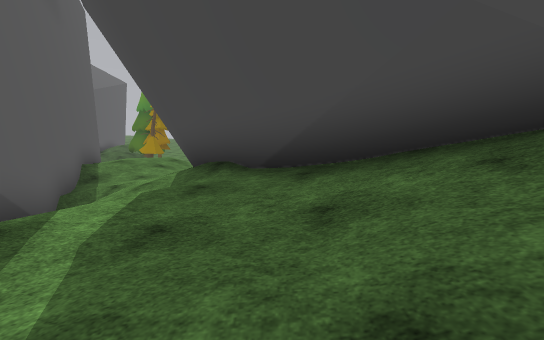
View 1 (above)

16 first-person views from a walk through a Unity game level. The camera is 1.4 m above the floor, tilts 6° down and sees 90° across. The floor is counted in squares, 2 m on a side. Each view is taken from the middle of a square. On the plan, view 1 faces up. The plan holds only what a view shows up to about 9 squares ahead; the rest is blank. The place goes on beyond the plan. Some surface patterns are stand-ins.

View 2
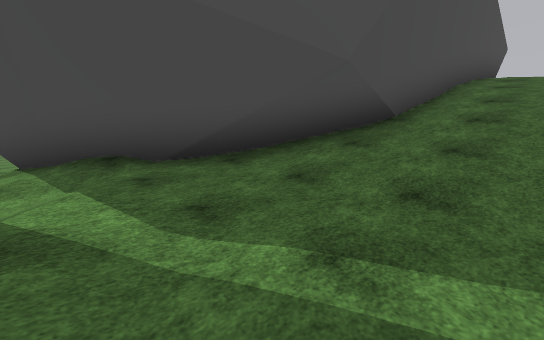

View 3
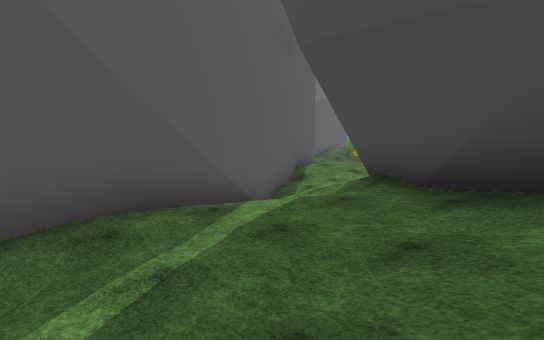

View 4
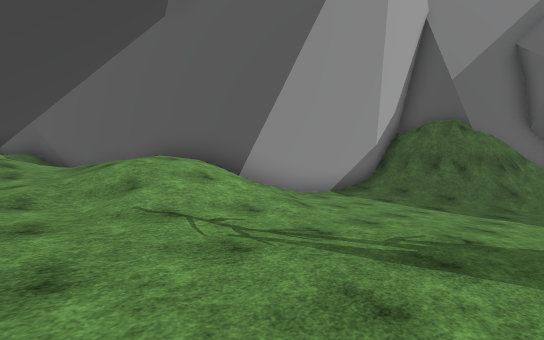

View 5
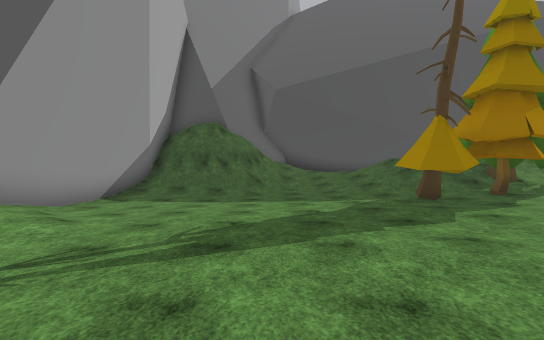

View 6
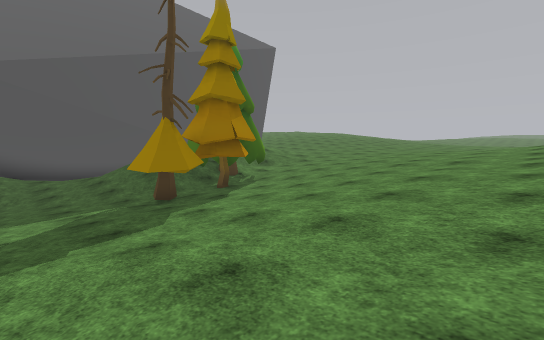

View 7
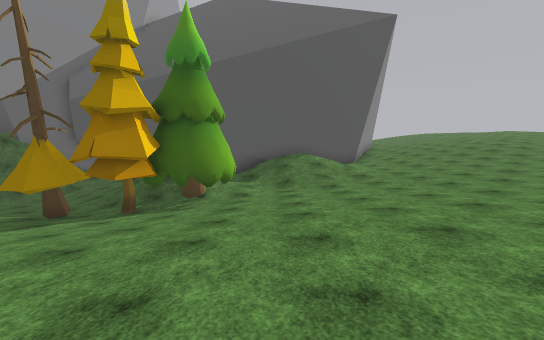

View 8
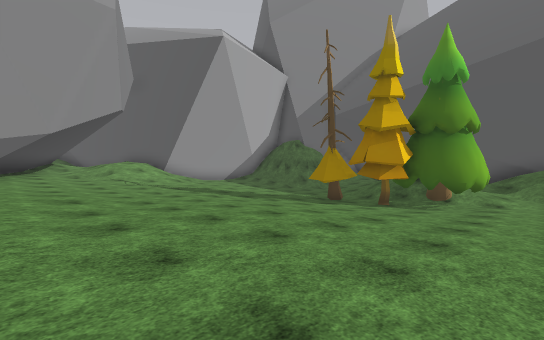

View 9
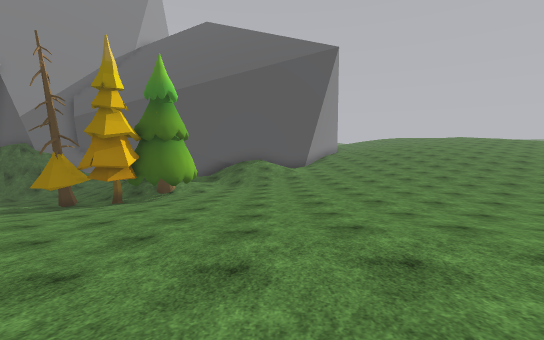

View 10
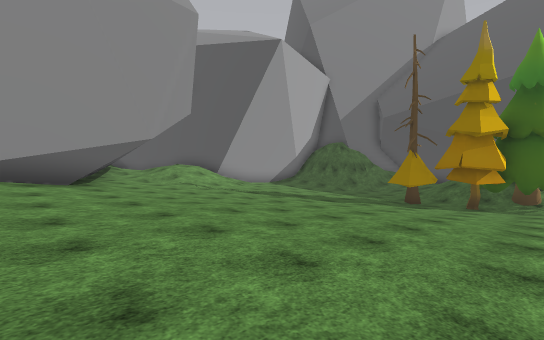

View 11
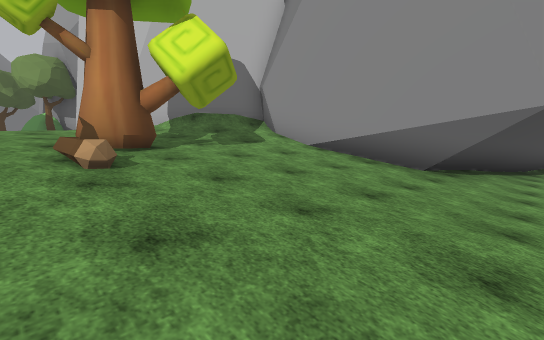

View 12
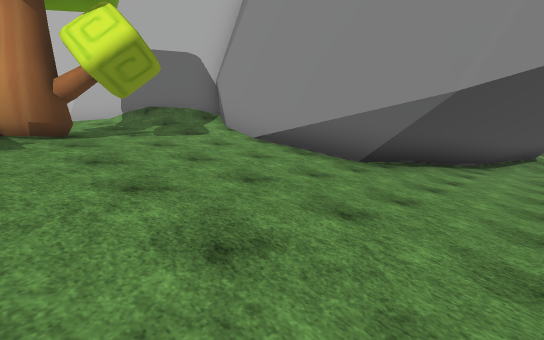

View 13
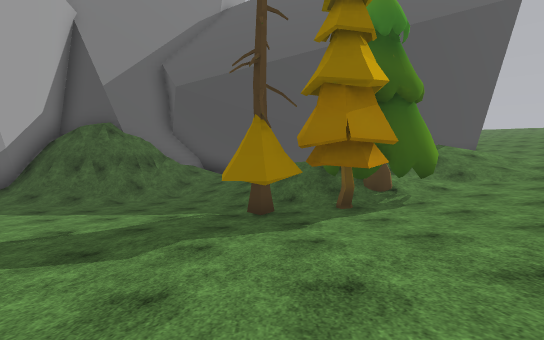

View 14
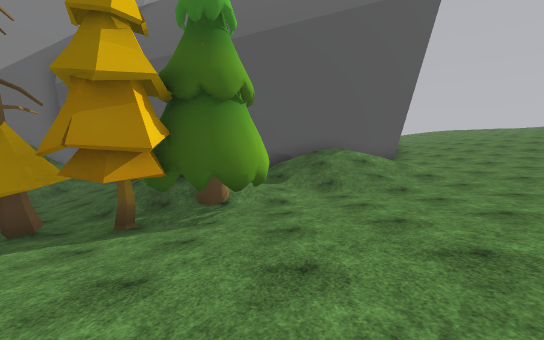

View 15
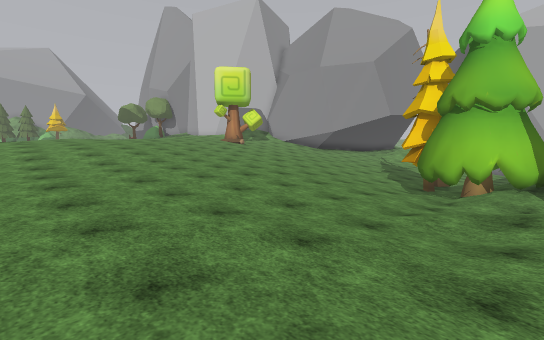

View 16
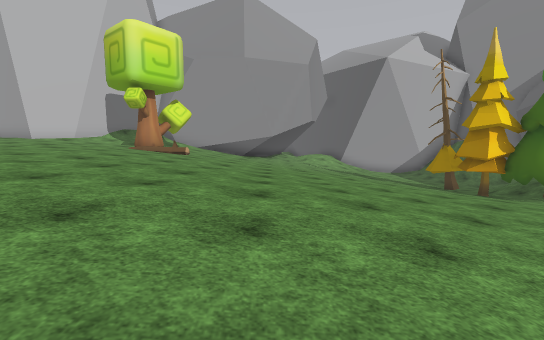

### Floor plan
Key: @ floor where view 1 was taken; # wall or solid block; . main floor; : floor 0.5 m higher than the main floor; - floor 0.5 m lower than the main floor; + floor 0.75 m higher than the main floor; _ floor 0.75 m lower than the main floor; * floor 1.25 m higher than the main floor; < floor 1.25 m lower than the main floor; % floor 1.5 m higher than the main floor; ( floor 1.5 m lower than the main floor; & floor 2 m higher than the main floor; ! floor 2 m lower than the main floor; $ floor 2.5 m higher than the main floor; ? floor 2.5 m lower than the main floor; / step, stairs or slope; T tree; O other object.
Columns run from 12 left of view 1 to 10 right of it. Each row starts with its distance up from view 1.
 30 ........::+++*
 29 ........::++**
 28 ........::++*%
 27 .----...:+++*%%
 26 /-__-....:++*%%%
 25 ///__-...:++*%%%%
 24 //____-..::++*%%%%
 23 /_T<___-..:+++%%%%%
 22  ###<__-..::++*%%%&&
 21  T##T<__-..:++*%%%&&
 20 .//(((__-..:++*%%%&$$
 19 ///!T(<__...+++O#%&&$
 18 //!!T(<__-..:++*T%&  ##
 17 ???!(((<__..:++*%%$/#
 16 ????!((<__-.:++*%//##
 15 /???!((<__-..++%///#
 14 /???!((<__-.########
 13 #/??!((<__-.##
 12 #/??!(/<__-.#
 11 #???!(//-__##
 10 #######///-##
  9       #../-#
  8       #...##
  7       ##/-#
  6        #_-#
  5        ##/##
  4         #//###
  3         #_/.:##
  2          #.../#######
  1          #...///////##
  0          #..@///////

Positions as (right, up) in squares from view 1, and headings:
1: (0, 0), facing up
2: (-2, 0), facing up-right
3: (1, 0), facing up-left
4: (-2, 15), facing down-left
5: (-2, 15), facing left
6: (-2, 16), facing up-left
7: (-2, 24), facing left
8: (0, 24), facing down-left
9: (1, 26), facing left
10: (2, 22), facing down-left
11: (-1, 20), facing down-right
12: (-2, 19), facing down-right
13: (-3, 19), facing left
14: (-4, 23), facing left
15: (-11, 30), facing down-right
16: (-1, 30), facing down
